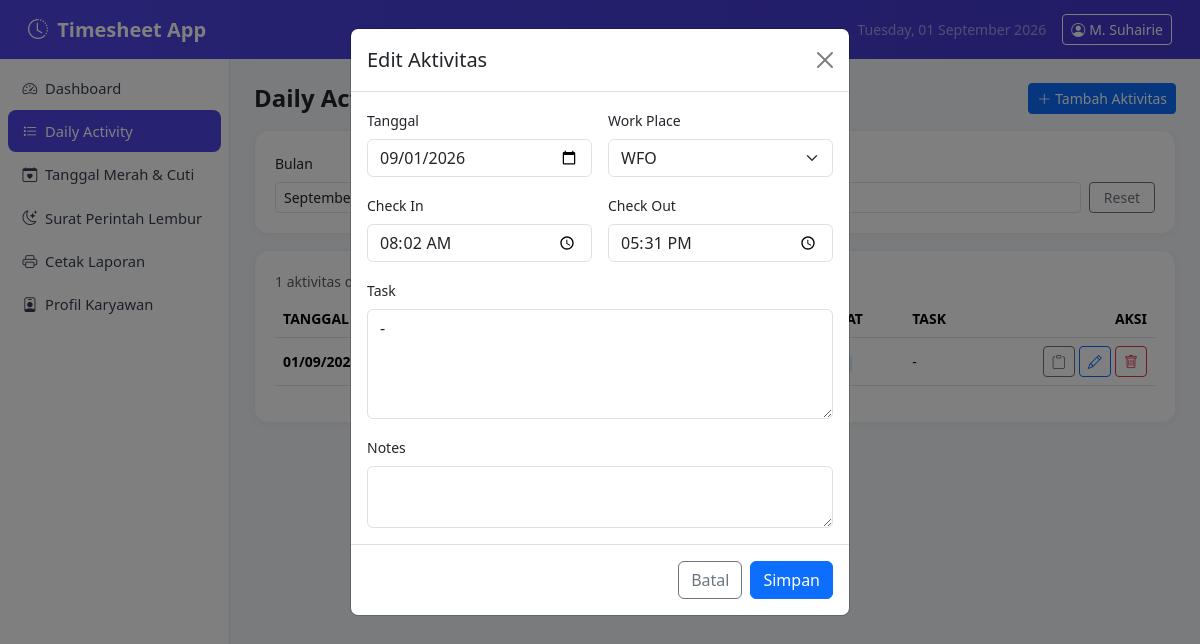
The app's page /pages/history.php?edit=29 with its own data.
### tables this page shows
CREATE TABLE `users` (
  `id` int NOT NULL,
  `nama` varchar(100) NOT NULL,
  `nik` varchar(50) DEFAULT NULL,
  `departemen` varchar(100) DEFAULT NULL,
  `jabatan` varchar(100) DEFAULT NULL,
  `project` varchar(100) DEFAULT NULL,
  `client` varchar(100) DEFAULT NULL,
  `atasan` varchar(100) DEFAULT NULL,
  `perusahaan` varchar(150) DEFAULT NULL,
  `perusahaan_alamat` varchar(255) DEFAULT NULL,
  `perusahaan_telp` varchar(100) DEFAULT NULL,
  `created_at` timestamp NULL DEFAULT CURRENT_TIMESTAMP,
  `updated_at` timestamp NULL DEFAULT CURRENT_TIMESTAMP ON UPDATE CURRENT_TIMESTAMP
);

CREATE TABLE `activities` (
  `id` int NOT NULL,
  `user_id` int NOT NULL,
  `activity_date` date NOT NULL,
  `check_in` time DEFAULT NULL,
  `check_out` time DEFAULT NULL,
  `work_place` enum('WFO','WFH') NOT NULL DEFAULT 'WFO',
  `task` text NOT NULL,
  `notes` text,
  `status` enum('Planned','In Progress','Completed','Pending','Cancelled') NOT NULL DEFAULT 'Planned',
  `created_at` timestamp NULL DEFAULT CURRENT_TIMESTAMP,
  `updated_at` timestamp NULL DEFAULT CURRENT_TIMESTAMP ON UPDATE CURRENT_TIMESTAMP,
  `statusenabled` enum('t','f') NOT NULL DEFAULT 't'
);

### includes/auth.php (called while the page is built, shortened)
<?php
require_once __DIR__ . '/../config/database.php';
function currentUser(): ?array
{
    static $user = null;
    if ($user === null) {
        $stmt = getDB()->prepare('SELECT * FROM users WHERE id = ?');
        $stmt->execute([CURRENT_USER_ID]);
        $user = $stmt->fetch() ?: null;
    }
    return $user;
}
function basePath(): string
{
    $script = $_SERVER['SCRIPT_NAME'];
    $dir    = str_replace('\\', '/', dirname($script));
    $dir = preg_replace('#/(pages|api)$#', '', $dir);
    return rtrim($dir, '/');
}
function e(string $value): string
{
    return htmlspecialchars($value, ENT_QUOTES, 'UTF-8');
}

### config/database.php (called while the page is built, shortened)
<?php
function getDB(): PDO
{
    static $pdo = null;
    if ($pdo === null) {
        $dsn = 'mysql:host=' . DB_HOST . ';dbname=' . DB_NAME . ';charset=' . DB_CHARSET;
        $options = [
            PDO::ATTR_ERRMODE            => PDO::ERRMODE_EXCEPTION,
            PDO::ATTR_DEFAULT_FETCH_MODE => PDO::FETCH_ASSOC,
            PDO::ATTR_EMULATE_PREPARES   => false,
        ];
        try {
            $pdo = new PDO($dsn, DB_USER, DB_PASS, $options);
        } catch (PDOException $e) {
            die('Koneksi database gagal. Periksa config/database.php. (' . $e->getMessage() . ')');
        }
    }
    return $pdo;
}

### pages/history.php (the view, shortened to what this page needs)
<?php
require_once __DIR__ . '/../includes/auth.php';
$db     = getDB();
$userId = CURRENT_USER_ID;
$editData = null;
if (isset($_GET['edit'])) {
    $stmt = $db->prepare('SELECT * FROM activities WHERE id = ? AND user_id = ?');
    $stmt->execute([(int)$_GET['edit'], $userId]);
    $editData = $stmt->fetch();
}
$fMonth  = $_GET['month']  ?? date('Y-m');
$statusEnabled = 't';
$where  = ['statusenabled = ?'];
$params = [$statusEnabled];
if ($fMonth) {
    $where[] = "DATE_FORMAT(activity_date, '%Y-%m') = ?";
    $params[] = $fMonth;
}
$sql = 'SELECT * FROM activities WHERE ' . implode(' AND ', $where) . ' ORDER BY activity_date DESC, id DESC';
$countStmt = $db->prepare('SELECT COUNT(*) AS total FROM activities WHERE ' . implode(' AND ', $where));
$countStmt->execute($params);
$totalRows  = (int)$countStmt->fetch()['total'];
$perPage    = 10;
$page       = max(1, (int)($_GET['page'] ?? 1));
$totalPages = max(1, (int)ceil($totalRows / $perPage));
$page       = min($page, $totalPages);
$offset     = ($page - 1) * $perPage;
$stmt = $db->prepare($sql . " LIMIT $perPage OFFSET $offset");
$stmt->execute($params);
$rows = $stmt->fetchAll();
require_once __DIR__ . '/../includes/header.php';
require_once __DIR__ . '/../includes/sidebar.php';
?>
<main class="app-content">
  <div class="d-flex justify-content-between align-items-center mb-3">
    <h4 class="fw-bold mb-0">Daily Activity</h4>
    <button class="btn btn-primary btn-sm" data-bs-toggle="modal" data-bs-target="#historyModal" onclick="resetForm()">
      <i class="bi bi-plus-lg me-1"></i>Tambah Aktivitas
    </button>
  </div>
  <div class="section-card mb-3">
    <form method="GET" id="filterForm" class="row g-2 align-items-end">
      <div class="col-6 col-md-2">
        <label class="form-label small">Bulan</label>
        <input type="month" name="month" class="form-control form-control-sm" value="<?= e($fMonth) ?>" onchange="autoSubmit()">
      </div>
      <div class="col-6 col-md-2">
        <label class="form-label small">Work Place</label>
      </div>
      <div class="col-6 col-md-7">
        <label class="form-label small">Cari Task / Notes</label>
      </div>
      <div class="col-12 col-md-1 d-flex gap-2">
        <a href="history.php" class="btn btn-outline-secondary btn-sm w-100">Reset</a>
      </div>
    </form>
  </div>
  <div class="section-card">
    <div class="d-flex justify-content-between align-items-center mb-2">
      <span class="text-muted small"><?= $totalRows ?> aktivitas ditemukan</span>
    </div>
    <div class="table-responsive">
      <table class="table table-hover align-middle">
        <thead>
          <tr class="text-muted small text-uppercase">
            <th>Tanggal</th>
            <th>Check In</th>
            <th>Check Out</th>
            <th>Jam Kerja</th>
            <th>Tempat</th>
            <th>Task</th>
            <th class="text-end">Aksi</th>
          </tr>
        </thead>
        <tbody>
        <?php foreach ($rows as $r):
            $durasi = '-';
            if ($r['check_in'] && $r['check_out']) {
                $mins = (strtotime($r['check_out']) - strtotime($r['check_in'])) / 60;
                $durasi = floor($mins / 60) . 'j ' . ($mins % 60) . 'm';
            }
        ?>
          <tr>
            <td class="small fw-semibold"><?= date('d/m/Y', strtotime($r['activity_date'])) ?></td>
            <td class="small"><?= $r['check_in'] ? e(substr($r['check_in'], 0, 5)) : '-' ?></td>
            <td class="small"><?= $r['check_out'] ? e(substr($r['check_out'], 0, 5)) : '-' ?></td>
            <td class="small"><?= e($durasi) ?></td>
            <td><span class="badge badge-wp-<?= e($r['work_place']) ?>"><?= e($r['work_place']) ?></span></td>
            <td class="small" style="max-width:300px;">
              <div class="text-truncate" title="<?= e($r['task']) ?>"><?= e($r['task']) ?></div>
            </td>
            <td class="text-end">
              <button type="button" class="btn btn-sm btn-outline-secondary btn-copy-task" data-task="<?= e($r['task']) ?>" title="Salin Task">
                <i class="bi bi-clipboard"></i>
              </button>
              <a href="history.php?edit=<?= $r['id'] ?>" class="btn btn-sm btn-outline-primary">
                <i class="bi bi-pencil"></i>
              </a>
              <a href="history.php?delete=<?= $r['id'] ?>" class="btn btn-sm btn-outline-danger btn-delete-activity">
                <i class="bi bi-trash"></i>
              </a>
            </td>
          </tr>
        <?php endforeach; ?>
        </tbody>
      </table>
    </div>
  </div>
</main>
<div class="modal fade" id="historyModal" tabindex="-1" <?= $editData ? 'data-autoshow="1"' : '' ?>>
  <div class="modal-dialog">
    <form class="modal-content" method="POST" action="history.php">
      <div class="modal-header">
        <h5 class="modal-title" id="modalTitle"><?= $editData ? 'Edit Aktivitas' : 'Tambah Aktivitas' ?></h5>
        <button type="button" class="btn-close" data-bs-dismiss="modal"></button>
      </div>
      <div class="modal-body">
        <div class="row g-3">
          <div class="col-6">
            <label class="form-label small">Tanggal</label>
            <input type="date" name="activity_date" id="f_date" class="form-control"
                   value="<?= e($editData['activity_date'] ?? date('Y-m-d')) ?>" required>
          </div>
          <div class="col-6">
            <label class="form-label small">Work Place</label>
            <select name="work_place" id="f_place" class="form-select">
              <option value="WFO" <?= (($editData['work_place'] ?? '') === 'WFO') ? 'selected' : '' ?>>WFO</option>
            </select>
          </div>
          <div class="col-6">
            <label class="form-label small">Check In</label>
            <input type="time" name="check_in" id="f_checkin" class="form-control"
                   value="<?= $editData['check_in'] ? substr($editData['check_in'], 0, 5) : '' ?>">
          </div>
          <div class="col-6">
            <label class="form-label small">Check Out</label>
            <input type="time" name="check_out" id="f_checkout" class="form-control"
                   value="<?= $editData['check_out'] ? substr($editData['check_out'], 0, 5) : '' ?>">
          </div>
          <div class="col-12">
            <label class="form-label small">Task</label>
            <textarea name="task" id="f_task" class="form-control" rows="4" required><?= e($editData['task'] ?? '') ?></textarea>
          </div>
          <div class="col-12">
            <label class="form-label small">Notes</label>
            <textarea name="notes" id="f_notes" class="form-control" rows="2"><?= e($editData['notes'] ?? '') ?></textarea>
          </div>
        </div>
      </div>
      <div class="modal-footer">
        <button type="button" class="btn btn-outline-secondary" data-bs-dismiss="modal">Batal</button>
        <button type="submit" class="btn btn-primary">Simpan</button>
      </div>
    </form>
  </div>
</div>
<?php require_once __DIR__ . '/../includes/footer.php'; ?>

### includes/header.php (shortened to what this page needs)
<?php
$user = currentUser();
$base = basePath();
?>
<!DOCTYPE html>
<html lang="id">
<head>
<link href="https://cdn.jsdelivr.net/npm/bootstrap@5.3.3/dist/css/bootstrap.min.css" rel="stylesheet">
<link href="https://cdn.jsdelivr.net/npm/bootstrap-icons@1.11.3/font/bootstrap-icons.css" rel="stylesheet">
<link href="<?= $base ?>/assets/css/style.css" rel="stylesheet">
</head>
<body>
<nav class="navbar navbar-expand-lg app-navbar">
  <div class="container-fluid">
    <a class="navbar-brand fw-semibold" href="<?= $base ?>/pages/dashboard.php">
      <i class="bi bi-clock-history me-1"></i> <?= e(APP_NAME) ?>
    </a>
    <div class="ms-auto d-flex align-items-center gap-3">
      <span class="text-white-50 small d-none d-md-inline"><?= date('l, d F Y') ?></span>
      <a href="<?= $base ?>/pages/profile.php" class="btn btn-sm btn-outline-light">
        <i class="bi bi-person-circle me-1"></i><?= e($user['nama'] ?? 'User') ?>
      </a>
    </div>
  </div>
</nav>
<div class="app-wrapper">

### assets/css/style.css (style rules this page uses)
:root { --primary: #4f46e5; --primary-dark: #4338ca; --sidebar-w: 230px; }
body { background-color: #f4f6f9; font-family: "Segoe UI", system-ui, -apple-system, sans-serif; }
.app-navbar { background: linear-gradient(90deg, var(--primary), var(--primary-dark)); padding: 0.6rem 1rem; }
.app-navbar .navbar-brand, .app-navbar .navbar-brand i { color: #fff; }
.app-wrapper { display: flex; min-height: calc(100vh - 56px); }
.app-content { flex: 1; padding: 1.5rem; max-width: 100%; overflow-x: hidden; }
.section-card { background: #fff; border-radius: 14px; border: 1px solid #eef0f4; padding: 1.25rem; box-shadow: 0 2px 8px rgba(0,0,0,0.03); }
.badge-wp-WFO { background:#dbeafe; color:#1e40af; }

### records on screen
users: nama "M. Suhairie"
activities: activity_date "01/09/2026", task "-", activity_date "09/01/2026", work_place "WFO", check_in "08:02", check_out "17:31"

### other values on screen
APP_NAME "Timesheet App"
$totalRows "1"
